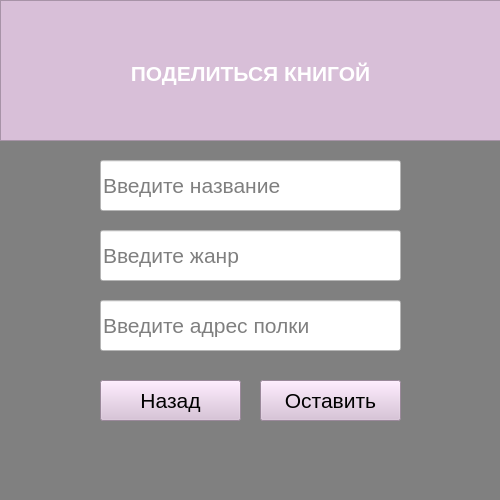
<?xml version="1.0" encoding="UTF-8"?>
<ui version="4.0">
 <class>MainWindow</class>
 <widget class="QMainWindow" name="MainWindow">
  <property name="geometry">
   <rect>
    <x>0</x>
    <y>0</y>
    <width>500</width>
    <height>500</height>
   </rect>
  </property>
  <property name="font">
   <font>
    <family>Arial</family>
    <pointsize>18</pointsize>
    <weight>75</weight>
    <bold>true</bold>
   </font>
  </property>
  <property name="windowTitle">
   <string>MainWindow</string>
  </property>
  <property name="styleSheet">
   <string notr="true">background-color: #808080</string>
  </property>
  <widget class="QWidget" name="centralwidget">
   <widget class="QLineEdit" name="lineEdit">
    <property name="geometry">
     <rect>
      <x>100</x>
      <y>160</y>
      <width>301</width>
      <height>51</height>
     </rect>
    </property>
    <property name="font">
     <font>
      <family>Arial</family>
      <pointsize>16</pointsize>
     </font>
    </property>
    <property name="styleSheet">
     <string notr="true">background-color: #fff</string>
    </property>
    <property name="placeholderText">
     <string>Введите название</string>
    </property>
   </widget>
   <widget class="QLineEdit" name="lineEdit_2">
    <property name="geometry">
     <rect>
      <x>100</x>
      <y>230</y>
      <width>301</width>
      <height>51</height>
     </rect>
    </property>
    <property name="font">
     <font>
      <family>Arial</family>
      <pointsize>16</pointsize>
     </font>
    </property>
    <property name="styleSheet">
     <string notr="true">background-color: #fff</string>
    </property>
    <property name="placeholderText">
     <string>Введите жанр</string>
    </property>
   </widget>
   <widget class="QLineEdit" name="lineEdit_3">
    <property name="geometry">
     <rect>
      <x>100</x>
      <y>300</y>
      <width>301</width>
      <height>51</height>
     </rect>
    </property>
    <property name="font">
     <font>
      <family>Arial</family>
      <pointsize>16</pointsize>
     </font>
    </property>
    <property name="styleSheet">
     <string notr="true">background-color: #fff</string>
    </property>
    <property name="placeholderText">
     <string>Введите адрес полки</string>
    </property>
   </widget>
   <widget class="QPushButton" name="pushButton">
    <property name="geometry">
     <rect>
      <x>100</x>
      <y>380</y>
      <width>141</width>
      <height>41</height>
     </rect>
    </property>
    <property name="font">
     <font>
      <family>Arial</family>
      <pointsize>16</pointsize>
     </font>
    </property>
    <property name="styleSheet">
     <string notr="true">background-color: #D8BFD8</string>
    </property>
    <property name="text">
     <string>Назад</string>
    </property>
   </widget>
   <widget class="QPushButton" name="pushButton_2">
    <property name="geometry">
     <rect>
      <x>260</x>
      <y>380</y>
      <width>141</width>
      <height>41</height>
     </rect>
    </property>
    <property name="font">
     <font>
      <family>Arial</family>
      <pointsize>16</pointsize>
     </font>
    </property>
    <property name="styleSheet">
     <string notr="true">background-color: #D8BFD8</string>
    </property>
    <property name="text">
     <string>Оставить</string>
    </property>
   </widget>
   <widget class="QTextEdit" name="textEdit">
    <property name="geometry">
     <rect>
      <x>0</x>
      <y>0</y>
      <width>501</width>
      <height>141</height>
     </rect>
    </property>
    <property name="font">
     <font>
      <family>Arial</family>
      <pointsize>10</pointsize>
      <weight>75</weight>
      <bold>true</bold>
     </font>
    </property>
    <property name="styleSheet">
     <string notr="true">background-color: #D8BFD8</string>
    </property>
    <property name="html">
     <string>&lt;!DOCTYPE HTML PUBLIC &quot;-//W3C//DTD HTML 4.0//EN&quot; &quot;http://www.w3.org/TR/REC-html40/strict.dtd&quot;&gt;
&lt;html&gt;&lt;head&gt;&lt;meta name=&quot;qrichtext&quot; content=&quot;1&quot; /&gt;&lt;style type=&quot;text/css&quot;&gt;
p, li { white-space: pre-wrap; }
&lt;/style&gt;&lt;/head&gt;&lt;body style=&quot; font-family:'Arial'; font-size:10pt; font-weight:600; font-style:normal;&quot;&gt;
&lt;p align=&quot;center&quot; style=&quot;-qt-paragraph-type:empty; margin-top:0px; margin-bottom:0px; margin-left:0px; margin-right:0px; -qt-block-indent:0; text-indent:0px; font-family:'Bahnschrift Light'; font-size:18pt; font-weight:400;&quot;&gt;&lt;br /&gt;&lt;/p&gt;
&lt;p align=&quot;center&quot; style=&quot;-qt-paragraph-type:empty; margin-top:0px; margin-bottom:0px; margin-left:0px; margin-right:0px; -qt-block-indent:0; text-indent:0px; font-family:'Bahnschrift Light'; font-size:18pt; font-weight:400;&quot;&gt;&lt;br /&gt;&lt;/p&gt;
&lt;p align=&quot;center&quot; style=&quot; margin-top:0px; margin-bottom:0px; margin-left:0px; margin-right:0px; -qt-block-indent:0; text-indent:0px;&quot;&gt;&lt;span style=&quot; font-family:'Bahnschrift Light'; font-size:16pt; color:#ffffff;&quot;&gt;ПОДЕЛИТЬСЯ КНИГОЙ&lt;/span&gt;&lt;/p&gt;
&lt;p align=&quot;center&quot; style=&quot;-qt-paragraph-type:empty; margin-top:0px; margin-bottom:0px; margin-left:0px; margin-right:0px; -qt-block-indent:0; text-indent:0px; font-size:7.8pt;&quot;&gt;&lt;br /&gt;&lt;/p&gt;&lt;/body&gt;&lt;/html&gt;</string>
    </property>
   </widget>
  </widget>
  <widget class="QMenuBar" name="menubar">
   <property name="geometry">
    <rect>
     <x>0</x>
     <y>0</y>
     <width>500</width>
     <height>26</height>
    </rect>
   </property>
  </widget>
  <widget class="QStatusBar" name="statusbar"/>
 </widget>
 <resources/>
 <connections/>
</ui>
